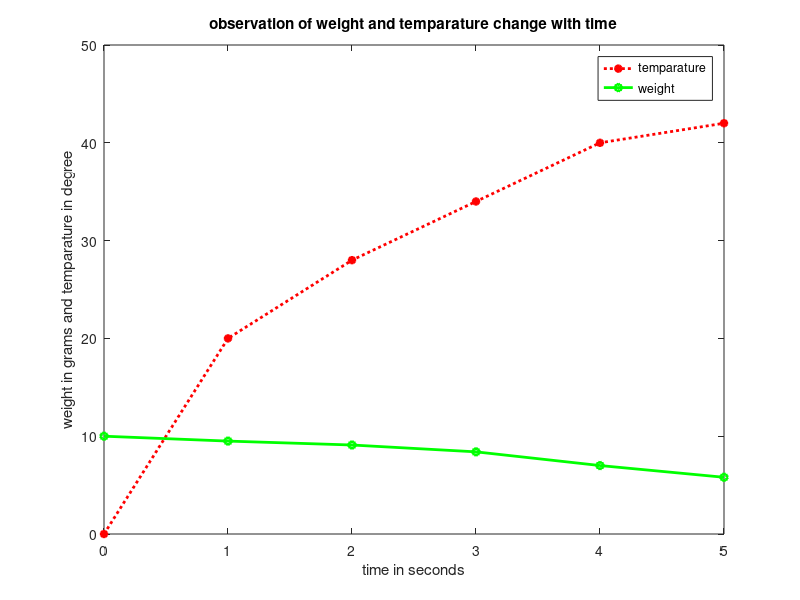
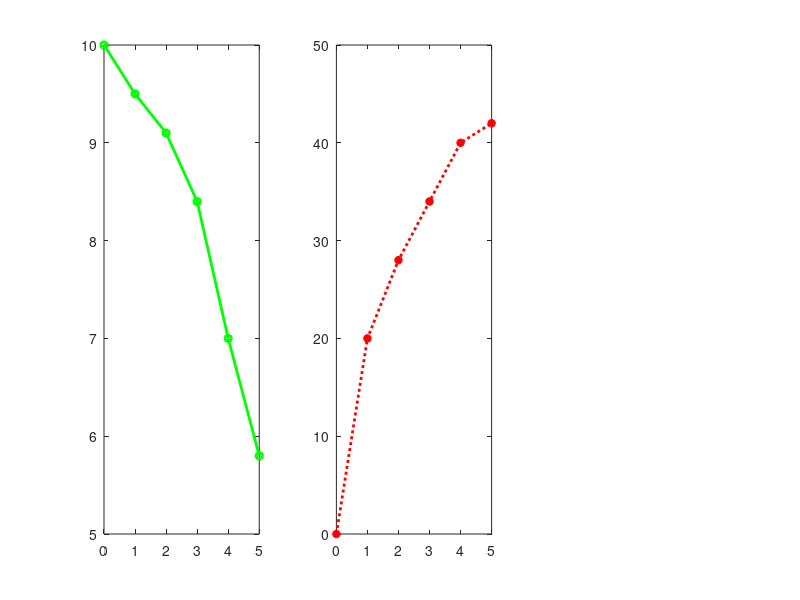

Here is the MATLAB script that generated these plots, in order:
%Author: Shadril Hassan Shifat (shadril238)


x = [0 1 2 3 4 5]; %time
y = [0 20 28 34 40 42]; %temparature
z = [10 9.5 9.1 8.4 7 5.8]; %weight

plot(x,y,'r*:','linewidth',2); % color- red(r), marker type- *, line style- dotted(:) and linewidth=2
%axis([0 5 0 45]); %axis([xmin xmax ymin ymax]) sets maximum and minimun of x and y axis
xlabel('time in seconds');

%ylabel('temparature in degree');
%title('observation of temparature change with time');

hold on; %command for plotting many graphs in same Figure. hold off ends the hold on.

% figure %command for new Figure window. 
% figure(x) %command for selecting Figure x

plot(x,z, 'gh-','linewidth',2);
%xlabel('time in seconds');
ylabel('weight in grams and temparature in degree');

title('observation of weight and temparature change with time');
%text(3,8.4,'This is a note at position (3,8.4)');

hold off;
legend('temparature', 'weight'); %legend

%for more type >> help plot

figure;
subplot(1,3,1); % subplot( m , n , p ) divides the current figure into an m -by- n grid and creates axes in the position specified by p .
plot(x,z, 'gh-','linewidth',2);
subplot(1,3,2);
plot(x,y,'r*:','linewidth',2);
%also in subplot we can use all things used in plot. 
%for more type >> help subplot